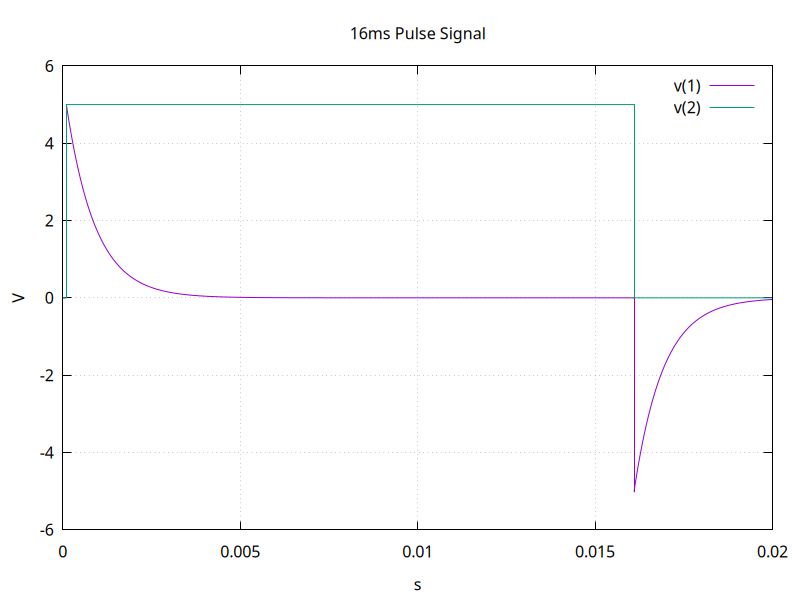

Reproduce this figure in gnuplot.
set terminal pngcairo size 800,600
set output 'pulse3.png'
set encoding utf8
set termoption noenhanced
set title "16ms Pulse Signal"
set xlabel "s"
set ylabel "V"
set grid
unset logscale x 
set xrange [0.000000e+00:2.000000e-02]
unset logscale y 
set yrange [-6.000000e+00:6.000000e+00]
set format y "%g"
set format x "%g"
plot 'pulse3_data.txt' using 1:2 with lines lw 1 title "v(1)",\
'pulse3_data.txt' using 3:4 with lines lw 1 title "v(2)"
